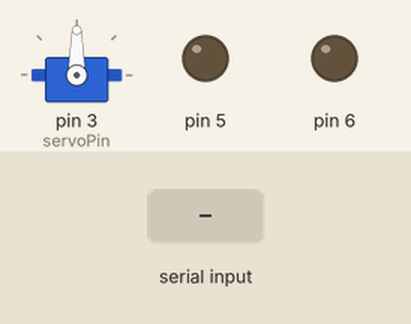
Bench run of a sketch on a simulated Arduino Uno, built with avr-gcc and run on an emulated ATmega328P. On the bench: servo, output pins drawn as LEDs (lit = HIGH). The test bench sets the inputs (shaded band).

Above: at 1.2 s.
1.3 s: "1" received over Serial
At 9.2 s:
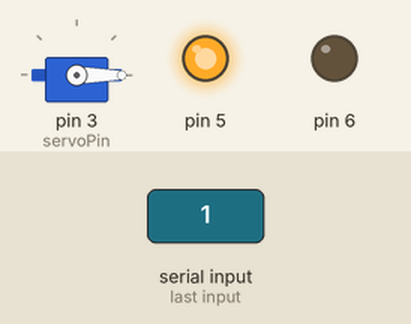
At 14.3 s:
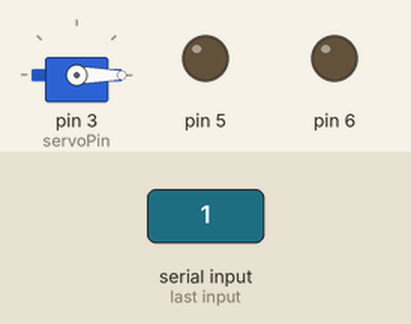
Timing chart, 0 to 15.8 s (numbered marks = the images above; inputs shaded):
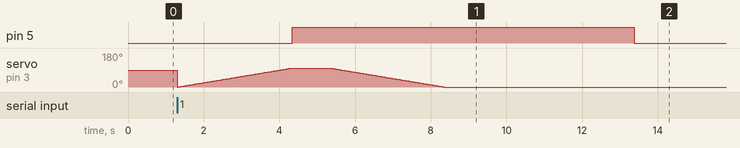

The sketch:

Bubble.ino
```cpp
#include <Servo.h>
Servo servo;
int servoPin = 3;
int servoDelay = 30;
int moterSpeed = 0;

void setup() {
  Serial.begin(9600);
  servo.attach(servoPin);
}

void loop() {
  if (Serial.available() > 0) {
    action();
    clearBuffer();
  }
}

void action() {
  for (int i = 0; i <= 100; i++) {
    servo.write(i);
    delay(servoDelay);
  }
  moterSpeed = 255;
  analogWrite(5, moterSpeed);
  analogWrite(6, 0);
  delay(1000);
  for (int i = 100; i >= 0; i--) {
    servo.write(i);
    delay(servoDelay);
  }
  delay(5000);
  moterSpeed = 0;
  analogWrite(5, moterSpeed);
  analogWrite(6, 0);
  delay(2000);
}

void clearBuffer() {
  int bufferLength = Serial.available();
  for (int i = 0; i < bufferLength; i++) {
    Serial.read();
  }
}
```

Measured:
- after the input at 1.3 s, pin 5: LOW → HIGH after 3.0 s, → LOW 9.0 s later
